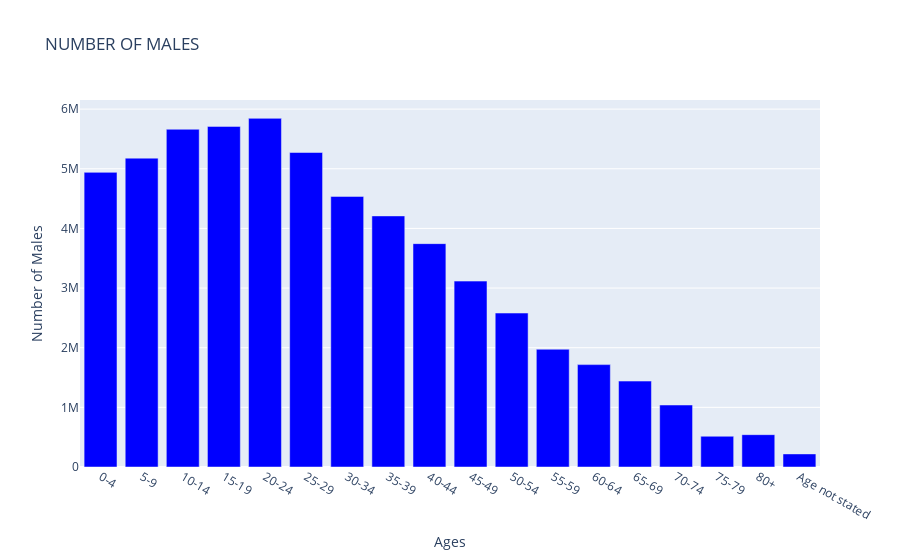

Notebook code for this chart:
### Code cell
total_males_chart = go_bar_chart(total_males["Ages"],
                                total_males["Total_Males"],
                                "Number of Males ",
                                "Ages",
                                "Number of Males",
                                None,
                                None, ["blue"])
total_males_chart

### Figure 1 — Plotly figure (JSON) as saved in the notebook; plotly's stock layout.template omitted (floating-point values rounded to 4 significant figures)
{"data": [{"type": "bar", "x": ["0-4", "5-9", "10-14", "15-19", "20-24", "25-29", "30-34", "35-39", "40-44", "45-49", "50-54", "55-59", "60-64", "65-69", "70-74", "75-79", "80+", "Age not stated"], "y": [4939629, 5178177, 5662261, 5710400, 5845114, 5272560, 4536297, 4209434, 3744825, 3116218, 2580991, 1974129, 1716639, 1440238, 1039292, 515431, 542109, 219312]}], "layout": {"colorway": ["blue"], "title": {"text": "NUMBER OF MALES "}, "xaxis": {"title": {"text": "Ages"}}, "yaxis": {"title": {"text": "Number of Males"}}}}
